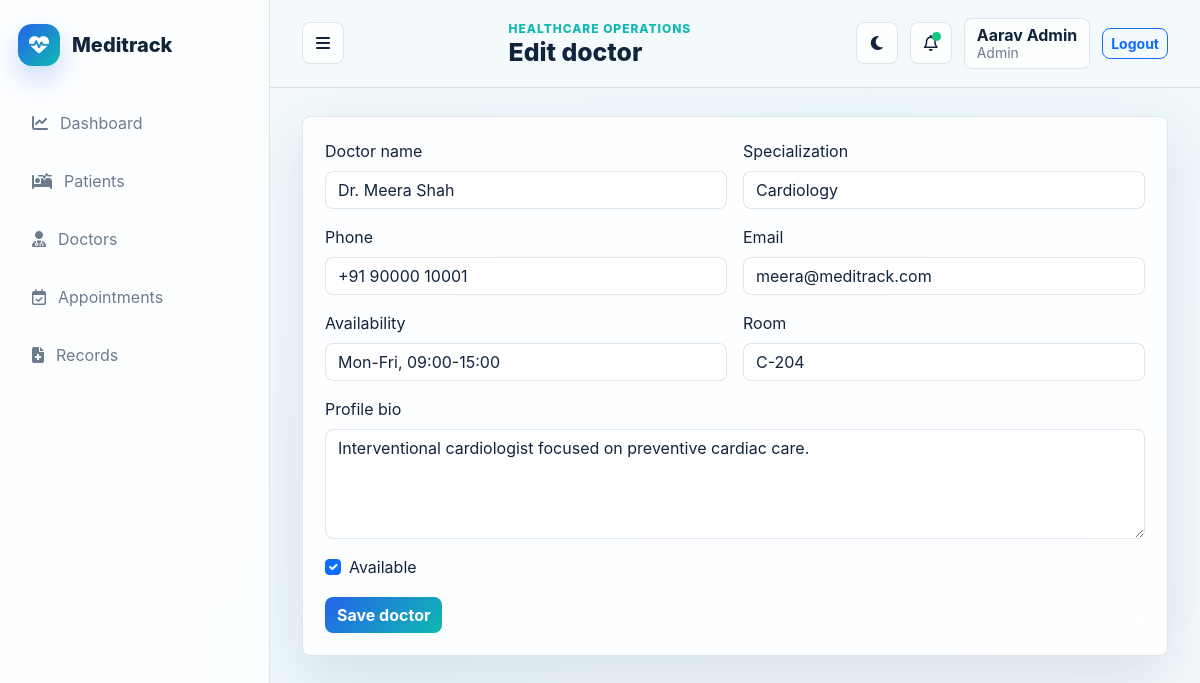
Page /doctors/1/edit (signed in) on the committed database.
### models.py (models this page shows)
class Doctor(db.Model):
    id = db.Column(db.Integer, primary_key=True)
    name = db.Column(db.String(140), nullable=False)
    specialization = db.Column(db.String(120), nullable=False)
    phone = db.Column(db.String(80), nullable=False)
    email = db.Column(db.String(160))
    availability = db.Column(db.String(180), nullable=False)
    room = db.Column(db.String(40))
    bio = db.Column(db.Text)
    active = db.Column(db.Boolean, default=True)
    appointments = db.relationship("Appointment", back_populates="doctor")

### routes/doctors.py (the view)
@doctors_bp.route("/<int:doctor_id>/edit", methods=["GET", "POST"])
@roles_required("Admin")
def edit_doctor(doctor_id):
    doctor = Doctor.query.get_or_404(doctor_id)
    form = DoctorForm(obj=doctor)
    if form.validate_on_submit():
        form.populate_obj(doctor)
        db.session.commit()
        log_action(f"Updated doctor {doctor.name}")
        flash("Doctor profile updated.", "success")
        return redirect(url_for("doctors.list_doctors"))
    return render_template("doctors/form.html", form=form, title="Edit doctor")

### forms.py
class DoctorForm(FlaskForm):
    name = StringField("Doctor name", validators=[DataRequired(), Length(max=140)])
    specialization = StringField("Specialization", validators=[DataRequired(), Length(max=120)])
    phone = StringField("Phone", validators=[DataRequired(), Length(max=80)])
    email = EmailField("Email", validators=[Optional(), Email()])
    availability = StringField("Availability", validators=[DataRequired(), Length(max=180)])
    room = StringField("Room", validators=[Optional(), Length(max=40)])
    bio = TextAreaField("Profile bio", validators=[Optional()])
    active = BooleanField("Available", default=True)
    submit = SubmitField("Save doctor")

### utils.py (called while the page is built)
def roles_required(*roles):
    def decorator(view):
        @wraps(view)
        def wrapped(*args, **kwargs):
            if "user_id" not in session:
                flash("Please sign in to continue.", "warning")
                return redirect(url_for("auth.login"))
            if session.get("role") not in roles:
                flash("You do not have permission for that action.", "danger")
                return redirect(url_for("dashboard.dashboard"))
            return view(*args, **kwargs)
        return wrapped
    return decorator

### templates/doctors/form.html (shortened to what this page needs)
{% extends "base.html" %}
{% block page_title %}{{ title }}{% endblock %}
{% block content %}
<section class="panel form-panel">
  <form method="post" class="row g-3">
    {% for field in [form.name, form.specialization, form.phone, form.email, form.availability, form.room] %}
    <div class="col-md-6"><label class="form-label">{{ field.label }}</label>{{ field(class="form-control") }}</div>
    {% endfor %}
    <div class="col-12"><label class="form-label">{{ form.bio.label }}</label>{{ form.bio(class="form-control", rows="4") }}</div>
    <div class="col-12 form-check ms-2">{{ form.active(class="form-check-input") }} <label class="form-check-label">{{ form.active.label }}</label></div>
    <div class="col-12"><button class="btn btn-primary">Save doctor</button></div>
  </form>
</section>
{% endblock %}

### static/css/style.css (style rules this page uses)
:root { --bg: #f5f9fc; --surface: rgba(255,255,255,.86); --text: #11243c; --muted: #6c7c8f; --blue: #2563eb; --teal: #0fb9b1; --soft: #e8f2f7; --border: rgba(91,119,145,.18); --shadow: 0 22px 60px rgba(21, 65, 108, .12); }
* { box-sizing: border-box; }
body { min-height: 100vh; margin: 0; color: var(--text); background: linear-gradient(135deg, var(--bg), #eef8fb 48%, var(--bg)); font-family: Inter, ui-sans-serif, system-ui, -apple-system, BlinkMacSystemFont, "Segoe UI", sans-serif; }
.glass-card, .panel, .auth-card { background: var(--surface); border: 1px solid var(--border); box-shadow: var(--shadow); backdrop-filter: blur(20px); }
.panel { border-radius: 8px; padding: 22px; margin-bottom: 22px; }
.form-panel .form-control, .form-panel .form-select, .auth-card .form-control { border-radius: 8px; border: 1px solid var(--border); background-color: var(--surface); color: var(--text); }
.btn { border-radius: 8px; font-weight: 700; }
.btn-primary { background: linear-gradient(135deg, var(--blue), var(--teal)); border: 0; }

### rows in the picture
Doctor: name "Dr. Meera Shah" "Cardiology" "+91 90000 10001" "meera@meditrack.com" "Mon-Fri, 09:00-15:00" "C-204", bio "Interventional cardiologist focused on preventive cardiac care.", active "☑"

### other values in the picture
{{ title }} "Edit doctor"
{{ session.get('user_name') }} "Aarav Admin"
{{ session.get('role') }} "Admin"
{{ field.label }} "Doctor name" "Specialization" "Phone" "Email" "Availability" "Room"
